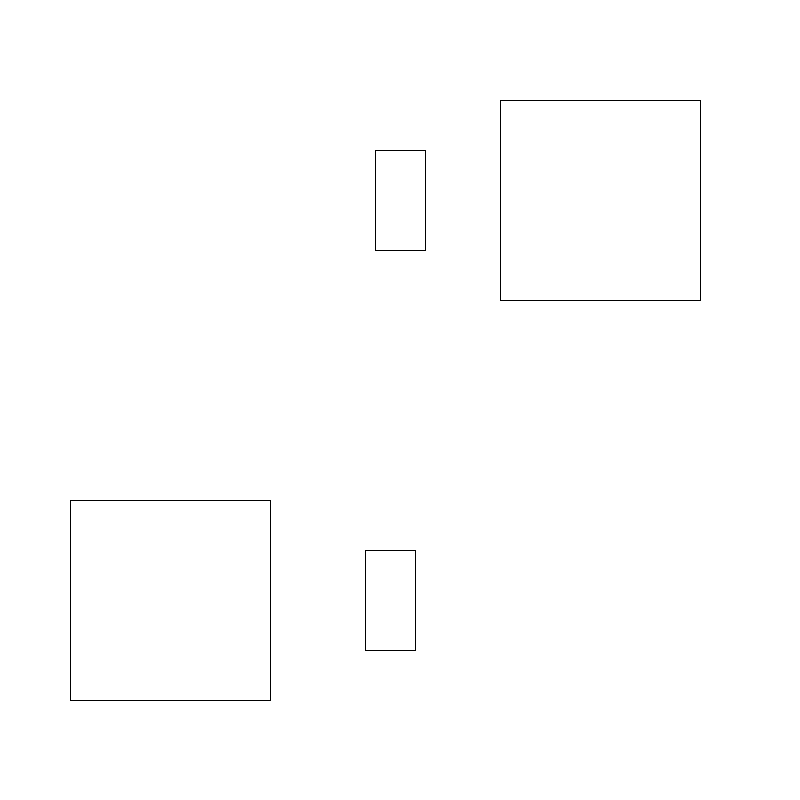
Frame 1 (no input)
Frame 60 (the mouse pressed at the canvas centre just before this capture): identical to frame 1, image omitted
Frame 120 (the mouse held since frame 60 and released just before this capture): identical to frame 1, image omitted

The Processing sketch that drew this single still picture (run headless with seeded random() and noise(); from frame 60 on, the mouse is pressed at the canvas centre):

// Processing sketch: pokemon
// ── pokemon.pde
void setup(){
  size(800,800);
  rectMode(CENTER);
  textAlign(CENTER);
  imageMode(CENTER);
}
int r=200;//my pokemon size
int rr=200;//your pokemon size


void draw(){
background(255);
rect(600,200,r,r);//my pokemon
rect(170,600,rr,rr);//your pokemon
rect(400,200,50,100);
rect(390,600,50,100);
}
